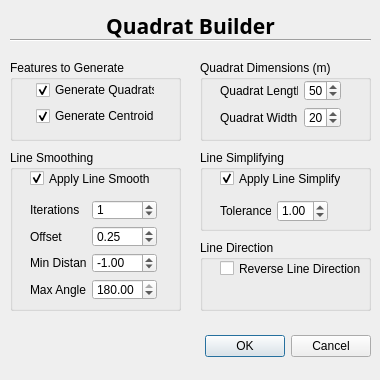
<?xml version="1.0" encoding="UTF-8"?>
<ui version="4.0">
 <class>quadratBuilderDialogBase</class>
 <widget class="QDialog" name="quadratBuilderDialogBase">
  <property name="geometry">
   <rect>
    <x>0</x>
    <y>0</y>
    <width>380</width>
    <height>380</height>
   </rect>
  </property>
  <property name="windowTitle">
   <string>Quadrat Builder</string>
  </property>
  <widget class="QDialogButtonBox" name="button_box">
   <property name="geometry">
    <rect>
     <x>30</x>
     <y>330</y>
     <width>341</width>
     <height>32</height>
    </rect>
   </property>
   <property name="orientation">
    <enum>Qt::Horizontal</enum>
   </property>
   <property name="standardButtons">
    <set>QDialogButtonBox::Cancel|QDialogButtonBox::Ok</set>
   </property>
  </widget>
  <widget class="QLabel" name="label_4">
   <property name="geometry">
    <rect>
     <x>10</x>
     <y>10</y>
     <width>361</width>
     <height>31</height>
    </rect>
   </property>
   <property name="font">
    <font>
     <family>Trebuchet MS</family>
     <pointsize>16</pointsize>
     <weight>75</weight>
     <bold>true</bold>
     <underline>false</underline>
    </font>
   </property>
   <property name="text">
    <string>Quadrat Builder</string>
   </property>
   <property name="alignment">
    <set>Qt::AlignCenter</set>
   </property>
  </widget>
  <widget class="QGroupBox" name="groupBox">
   <property name="geometry">
    <rect>
     <x>200</x>
     <y>60</y>
     <width>171</width>
     <height>81</height>
    </rect>
   </property>
   <property name="title">
    <string>Quadrat Dimensions (m)</string>
   </property>
   <widget class="QWidget" name="layoutWidget">
    <property name="geometry">
     <rect>
      <x>20</x>
      <y>20</y>
      <width>121</width>
      <height>48</height>
     </rect>
    </property>
    <layout class="QFormLayout" name="formLayout_2">
     <item row="0" column="0">
      <widget class="QLabel" name="label_2">
       <property name="text">
        <string>Quadrat Length</string>
       </property>
      </widget>
     </item>
     <item row="0" column="1">
      <widget class="QSpinBox" name="qLengthInput">
       <property name="value">
        <number>50</number>
       </property>
      </widget>
     </item>
     <item row="1" column="0">
      <widget class="QLabel" name="label_3">
       <property name="text">
        <string>Quadrat Width</string>
       </property>
      </widget>
     </item>
     <item row="1" column="1">
      <widget class="QSpinBox" name="qWidthInput">
       <property name="value">
        <number>20</number>
       </property>
      </widget>
     </item>
    </layout>
   </widget>
  </widget>
  <widget class="QGroupBox" name="groupBox_2">
   <property name="geometry">
    <rect>
     <x>10</x>
     <y>150</y>
     <width>171</width>
     <height>161</height>
    </rect>
   </property>
   <property name="title">
    <string>Line Smoothing</string>
   </property>
   <widget class="QCheckBox" name="smoothCheck">
    <property name="geometry">
     <rect>
      <x>20</x>
      <y>20</y>
      <width>121</width>
      <height>17</height>
     </rect>
    </property>
    <property name="text">
     <string>Apply Line Smooth</string>
    </property>
    <property name="checked">
     <bool>true</bool>
    </property>
   </widget>
   <widget class="QWidget" name="layoutWidget">
    <property name="geometry">
     <rect>
      <x>20</x>
      <y>50</y>
      <width>127</width>
      <height>100</height>
     </rect>
    </property>
    <layout class="QFormLayout" name="formLayout">
     <item row="0" column="0">
      <widget class="QLabel" name="label">
       <property name="text">
        <string>Iterations</string>
       </property>
      </widget>
     </item>
     <item row="0" column="1">
      <widget class="QSpinBox" name="smoothIterations">
       <property name="value">
        <number>1</number>
       </property>
      </widget>
     </item>
     <item row="1" column="0">
      <widget class="QLabel" name="label_5">
       <property name="text">
        <string>Offset</string>
       </property>
      </widget>
     </item>
     <item row="1" column="1">
      <widget class="QDoubleSpinBox" name="smoothOffset">
       <property name="minimum">
        <double>0.000000000000000</double>
       </property>
       <property name="maximum">
        <double>1.000000000000000</double>
       </property>
       <property name="singleStep">
        <double>0.010000000000000</double>
       </property>
       <property name="value">
        <double>0.250000000000000</double>
       </property>
      </widget>
     </item>
     <item row="2" column="0">
      <widget class="QLabel" name="label_6">
       <property name="text">
        <string>Min Distance</string>
       </property>
      </widget>
     </item>
     <item row="2" column="1">
      <widget class="QDoubleSpinBox" name="smoothMinDist">
       <property name="minimum">
        <double>-99.000000000000000</double>
       </property>
       <property name="value">
        <double>-1.000000000000000</double>
       </property>
      </widget>
     </item>
     <item row="3" column="0">
      <widget class="QLabel" name="label_7">
       <property name="text">
        <string>Max Angle</string>
       </property>
      </widget>
     </item>
     <item row="3" column="1">
      <widget class="QDoubleSpinBox" name="smoothMaxAngle">
       <property name="maximum">
        <double>180.000000000000000</double>
       </property>
       <property name="value">
        <double>180.000000000000000</double>
       </property>
      </widget>
     </item>
    </layout>
   </widget>
  </widget>
  <widget class="Line" name="line">
   <property name="geometry">
    <rect>
     <x>10</x>
     <y>30</y>
     <width>361</width>
     <height>20</height>
    </rect>
   </property>
   <property name="orientation">
    <enum>Qt::Horizontal</enum>
   </property>
  </widget>
  <widget class="QGroupBox" name="groupBox_3">
   <property name="geometry">
    <rect>
     <x>200</x>
     <y>150</y>
     <width>171</width>
     <height>81</height>
    </rect>
   </property>
   <property name="title">
    <string>Line Simplifying</string>
   </property>
   <widget class="QCheckBox" name="simplifyCheck">
    <property name="geometry">
     <rect>
      <x>20</x>
      <y>20</y>
      <width>121</width>
      <height>17</height>
     </rect>
    </property>
    <property name="text">
     <string>Apply Line Simplify</string>
    </property>
    <property name="checked">
     <bool>true</bool>
    </property>
   </widget>
   <widget class="QWidget" name="layoutWidget">
    <property name="geometry">
     <rect>
      <x>20</x>
      <y>50</y>
      <width>108</width>
      <height>22</height>
     </rect>
    </property>
    <layout class="QHBoxLayout" name="horizontalLayout">
     <item>
      <widget class="QLabel" name="label_8">
       <property name="text">
        <string>Tolerance</string>
       </property>
      </widget>
     </item>
     <item>
      <widget class="QDoubleSpinBox" name="simpleTolerance">
       <property name="value">
        <double>1.000000000000000</double>
       </property>
      </widget>
     </item>
    </layout>
   </widget>
  </widget>
  <widget class="QGroupBox" name="groupBox_4">
   <property name="geometry">
    <rect>
     <x>200</x>
     <y>240</y>
     <width>171</width>
     <height>71</height>
    </rect>
   </property>
   <property name="title">
    <string>Line Direction</string>
   </property>
   <widget class="QCheckBox" name="reverseCheck">
    <property name="geometry">
     <rect>
      <x>20</x>
      <y>20</y>
      <width>141</width>
      <height>17</height>
     </rect>
    </property>
    <property name="text">
     <string>Reverse Line Direction</string>
    </property>
   </widget>
  </widget>
  <widget class="QGroupBox" name="groupBox_5">
   <property name="geometry">
    <rect>
     <x>10</x>
     <y>60</y>
     <width>171</width>
     <height>81</height>
    </rect>
   </property>
   <property name="title">
    <string>Features to Generate</string>
   </property>
   <widget class="QWidget" name="layoutWidget_2">
    <property name="geometry">
     <rect>
      <x>20</x>
      <y>20</y>
      <width>125</width>
      <height>48</height>
     </rect>
    </property>
    <layout class="QFormLayout" name="formLayout_3">
     <item row="0" column="1">
      <widget class="QCheckBox" name="generateQuadratsCheck">
       <property name="text">
        <string>Generate Quadrats</string>
       </property>
       <property name="checkable">
        <bool>true</bool>
       </property>
       <property name="checked">
        <bool>true</bool>
       </property>
      </widget>
     </item>
     <item row="1" column="1">
      <widget class="QCheckBox" name="generateCentroidsCheck">
       <property name="text">
        <string>Generate Centroids</string>
       </property>
       <property name="checked">
        <bool>true</bool>
       </property>
      </widget>
     </item>
    </layout>
   </widget>
  </widget>
 </widget>
 <resources/>
 <connections>
  <connection>
   <sender>button_box</sender>
   <signal>accepted()</signal>
   <receiver>quadratBuilderDialogBase</receiver>
   <slot>accept()</slot>
   <hints>
    <hint type="sourcelabel">
     <x>20</x>
     <y>20</y>
    </hint>
    <hint type="destinationlabel">
     <x>20</x>
     <y>20</y>
    </hint>
   </hints>
  </connection>
  <connection>
   <sender>button_box</sender>
   <signal>rejected()</signal>
   <receiver>quadratBuilderDialogBase</receiver>
   <slot>reject()</slot>
   <hints>
    <hint type="sourcelabel">
     <x>20</x>
     <y>20</y>
    </hint>
    <hint type="destinationlabel">
     <x>20</x>
     <y>20</y>
    </hint>
   </hints>
  </connection>
 </connections>
</ui>
